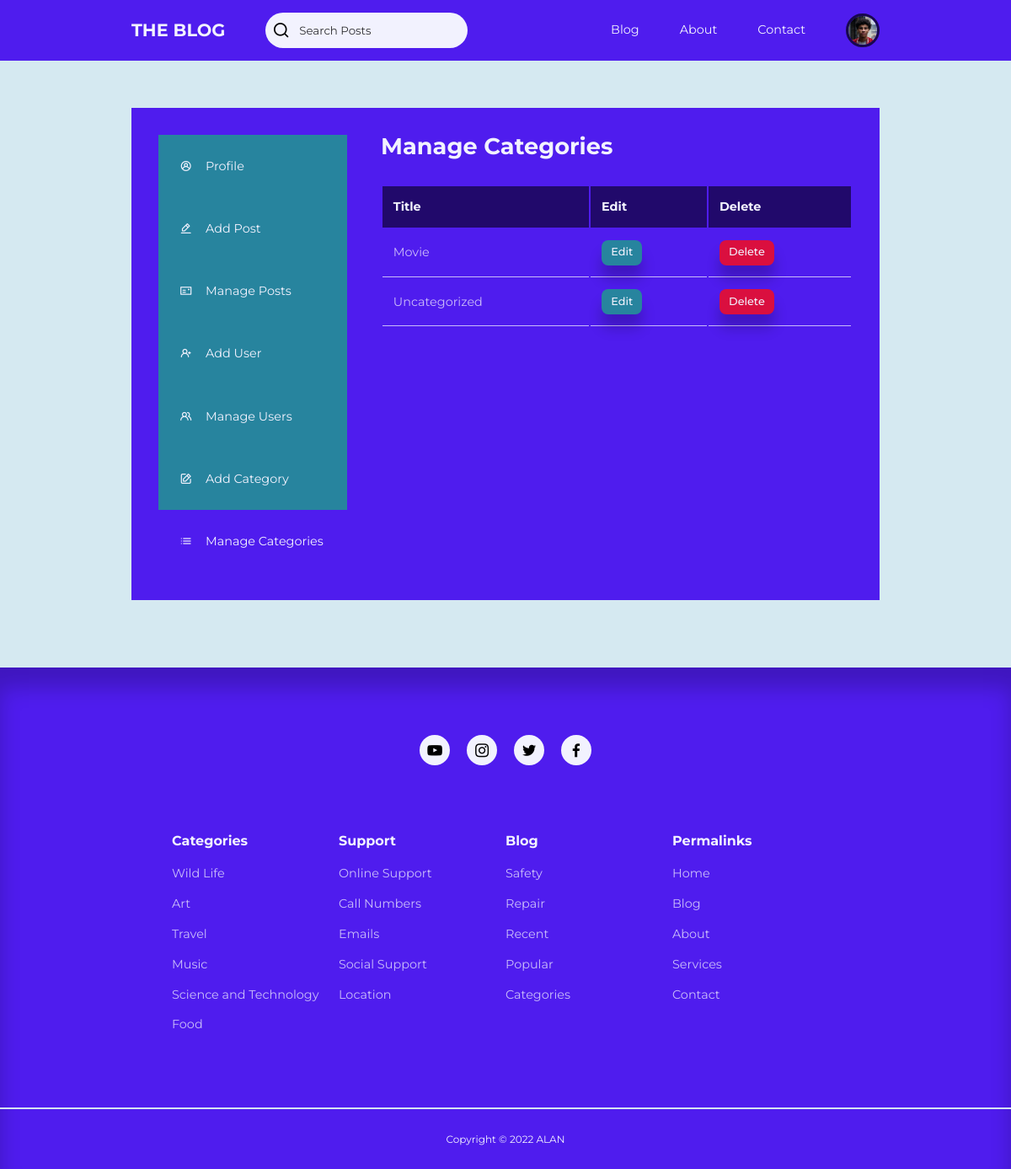
Screenshot of /admin/pages/manage-categories.php (signed in) with the database file from the repository.
### tables this page shows
CREATE TABLE `users` (
  `id` int(11) UNSIGNED NOT NULL,
  `firstname` varchar(50) NOT NULL,
  `lastname` varchar(50) NOT NULL,
  `username` varchar(50) NOT NULL,
  `email` varchar(100) NOT NULL,
  `location` varchar(100) NOT NULL,
  `biography` text NOT NULL,
  `password` varchar(255) NOT NULL,
  `avatar` varchar(255) NOT NULL,
  `is_admin` tinyint(1) NOT NULL
);

CREATE TABLE `categories` (
  `id` int(11) UNSIGNED NOT NULL,
  `title` varchar(50) NOT NULL,
  `description` text NOT NULL
);

### admin/partials/header.php (called while the page is built, shortened)
<?php
require $_SERVER['DOCUMENT_ROOT'] . '/My Blog/partials/header.php';

### admin/pages/manage-categories.php (the view, shortened to what this page needs)
<?php
include $_SERVER['DOCUMENT_ROOT'] . '/My Blog/admin/partials/header.php';
$query = "SELECT * FROM categories ORDER BY title";
$categories = mysqli_query($connection, $query);
$i = 1;
?>
<section class="profile-section">
    <div class="container profile-container">
        <div class="profile-sidebar">
            <a href="<?php echo ROOT_URL ?>admin/index.php"><i class="uil uil-user-circle"></i>
                <h5>Profile</h5>
            </a>
            <a href="<?php echo ROOT_URL ?>admin/pages/add-post.php"><i class="uil uil-edit-alt"></i>
                <h5>Add Post</h5>
            </a>
            <a href="<?php echo ROOT_URL ?>admin/pages/manage-posts.php"><i class="uil uil-postcard"></i>
                <h5>Manage Posts</h5>
            </a>
            <?php if (isset($_SESSION['user-is-admin'])) : ?>
                <a href="<?php echo ROOT_URL ?>admin/pages/add-user.php"><i class="uil uil-user-plus"></i>
                    <h5>Add User</h5>
                </a>
                <a href="<?php echo ROOT_URL ?>admin/pages/manage-users.php"><i class="uil uil-users-alt"></i>
                    <h5>Manage Users</h5>
                </a>
                <a href="<?php echo ROOT_URL ?>admin/pages/add-category.php"><i class="uil uil-edit"></i>
                    <h5>Add Category</h5>
                </a>
                <a href="<?php echo ROOT_URL ?>admin/pages/manage-categories.php" class="profile-sidebar-active"><i class="uil uil-list-ul"></i>
                    <h5>Manage Categories</h5>
                </a>
            <?php endif ?>
        </div>
        <div class="manage-content">
            <h2>Manage Categories</h2>
            <?php if (mysqli_num_rows($categories) > 0) : ?>
                <table>
                    <thead>
                        <tr>
                            <th>Title</th>
                            <th>Edit</th>
                            <th>Delete</th>
                        </tr>
                    </thead>
                    <tbody>
                        <?php while ($category = mysqli_fetch_assoc($categories)) : ?>
                            <tr>
                                <td> <a class="user-page-link" href="<?= ROOT_URL ?>pages/category-posts.php?category=<?= $category["id"] ?>"><?= $category['title'] ?></a></td>
                                <td><a href="<?= ROOT_URL ?>admin/pages/edit-category.php?id=<?= $category['id'] ?>" class="btn sm">Edit</a></td>
                                <td><a onclick="showConfirmMessage(<?= $i ?>)" class="btn sm danger">Delete</a></td>
                            </tr>
                            <?php
                            $i++
                            ?>
                        <?php endwhile ?>
                    </tbody>
                </table>
            <?php else : ?>
                <div class="alert-message error"><?= "No Categories Found" ?></div>
            <?php endif ?>
        </div>
    </div>
</section>
<?php
include $_SERVER['DOCUMENT_ROOT'] . '/My Blog/partials/footer.php';
?>

### partials/header.php (shortened to what this page needs)
<?php
require $_SERVER['DOCUMENT_ROOT'] . '/My Blog/admin/config/database.php';
if (isset($_SESSION['user-id'])) {
    $id = filter_var($_SESSION['user-id'], FILTER_SANITIZE_FULL_SPECIAL_CHARS);
    $query = "SELECT avatar from users WHERE id = '$id'";
    $result = mysqli_query($connection, $query);
    $avatar = mysqli_fetch_assoc($result);
}
?>
<!DOCTYPE html>
<html lang="en">
<head>
    <link rel="stylesheet" href="<?php echo ROOT_URL ?>css/style.css">
    <link rel="stylesheet" href="https://unicons.iconscout.com/release/v4.0.0/css/line.css">
</head>
<body>
    <nav>
        <div class="container nav-container">
            <ul class="nav-items nav-items-left">
                <li><a href="<?php echo ROOT_URL ?>index.php" class="nav-logo">THE BLOG</a></li>
                <li>
                    <div class="nav-search-container">
                        <form class="nav-search" action="<?php echo ROOT_URL ?>pages/search-posts.php" method="GET">
                            <i class="uil uil-search"></i>
                            <input type="search" name="search" placeholder="Search Posts">
                        </form>
                    </div>
                </li>
            </ul>
            <ul class="nav-items nav-items-right">
                <li><a href="<?php echo ROOT_URL ?>pages/blog.php">Blog</a></li>
                <li><a href="<?php echo ROOT_URL ?>pages/about.php">About</a></li>
                <li><a href="<?php echo ROOT_URL ?>pages/contact.php">Contact</a></li>
                <?php if (isset($_SESSION["user-id"])) : ?>
                    <li class="nav-profile">
                        <div class="avatar">
                            <img src="<?php echo ROOT_URL . 'img/' . $avatar["avatar"] ?>">
                        </div>
                    </li>
                <?php else : ?>
                    <li><a href="<?php echo ROOT_URL ?>pages/signin.php">Sign In</a></li>
                    <li><a class="sign-up" href="<?php echo ROOT_URL ?>pages/signup.php">Sign Up</a> </li>
                <?php endif ?>
            </ul>
        </div>
    </nav>

### css/style.css (style rules this page uses)
:root { --color-primary: #4F1CEE; --color-primary-variant: #6C63FF; --color-primary-light: #6E45ED; --color-primary-dark: rgb(24, 8, 77); --color-primary-dark-variant: rgb(33, 9, 107); --color-variant: rgba(39, 132, 158, 1); --color-white: #f2f2fe; --color-red: #da0f3f; --color-red-light: hsl(346, 87%, 46%, 15%); --color-green: #00c476; --color-green-light: hsl(156, 100%, 38%, 15%); --color-black: #000000; --color-bg: #D5E9F1; --color-white-gray: rgba(255, 255, 255, 0.7); --color-black-gray: rgba(0, 0, 0, 0.8); --transition: all 300ms ease; --transition-slow: all 1s ease; --container-width-lg: 74%; --container-width-md: 88%; --container-width-sm: 66%; --form-width: 40%; --card-border-radius-1: 0.3rem; --card-border-radius-2: 0.5rem; --card-border-radius-3: 0.8rem; --card-border-radius-4: 2rem; --card-border-radius-5: 5rem; --card-border-radius-all: 100%; }
* { margin: 0; padding: 0; outline: 0; border: 0; appearance: 0; list-style: none; text-decoration: none; box-sizing: border-box; font-family: 'Montserrat', sans-serif; }
body { line-height: 1.6; color: var(--color-black-gray); overflow-x: hidden; background: var(--color-bg); font-size: 0.9rem; }
.container { width: var(--container-width-sm); max-width: 1800px; margin-inline: auto; }
section { margin-top: 3rem; width: 100vw; }
h1, h2, h3, h4, h5, h6 { color: var(--color-black); line-height: 1.3; }
h2 { font-size: 1.7rem; margin: 1rem 0; }
a { color: var(--color-white); transition: var(--transition); }
img { display: block; width: 100%; object-fit: cover; }
nav { background-color: var(--color-primary); width: 100vw; height: 4.5rem; position: fixed; top: 0; z-index: 10; display: flex; justify-content: center; align-items: center; }
.nav-container { height: 100%; display: flex; align-items: center; justify-content: space-between; width: var(--container-width-lg); }
.nav-logo { font-weight: bold; font-size: 1.3rem; }
.nav-search-container { position: relative; width: 15rem; background: var(--color-white); display: flex; flex-direction: row; align-items: center; justify-content: space-between; overflow: hidden; padding: 0.3rem 0.5rem; border-radius: var(--card-border-radius-5); color: var(--color-black); }
.nav-search { width: 100%; display: flex; align-items: center; }
.nav-search i { font-size: 1.3rem; }
.nav-search input { background: transparent; margin-left: 0.7rem; padding: 0.5rem 0; width: 100%; }
.nav-search input::placeholder { color: var(--color-black-gray); font-family: 'Montserrat', sans-serif; }
.avatar { width: 2.5rem; height: 2.5rem; border-radius: 50%; overflow: hidden; border: 0.2rem solid var(--color-primary-dark); }
.nav-items { display: flex; align-items: center; gap: 3rem; }
.nav-profile { position: relative; cursor: pointer; }
.btn { display: inline-block; width: fit-content; padding: 0.6rem 1.2rem; background-color: var(--color-variant); border-radius: var(--card-border-radius-2); cursor: pointer; transition: var(--transition); color: var(--color-white); box-shadow: 0 1rem 1rem rgba(0, 0, 0, 0.2); font-weight: 500; }
.btn.sm { padding: 0.3rem 0.7rem; font-size: 0.8rem; }
.btn.danger { background: var(--color-red); }
.profile-section { margin-top: 8rem; }
.profile-container { width: var(--container-width-lg); display: grid; grid-template-columns: 14rem auto; gap: 1rem; background-color: var(--color-primary); padding: 2rem; margin-bottom: 5rem; }
.profile-sidebar a { background: var(--color-variant); display: flex; gap: 1rem; align-items: center; padding: 1.6rem; }
.profile-sidebar a h5 { font-size: 0.9rem; color: var(--color-white); font-weight: normal; }
.profile-sidebar-active { background: var(--color-primary) !important; }
.manage-content { margin-left: 1.5rem; }
.manage-content h2 { margin: 0 0 2rem 0; line-height: 1; color: var(--color-white); }
.manage-content table { width: 100%; text-align: left; }
.manage-content table th { background: var(--color-primary-dark-variant); padding: 0.8rem; color: var(--color-white); }
.manage-content table td { padding: 0.8rem; border-bottom: 1px solid var(--color-white-gray); color: var(--color-white-gray); }
.manage-content table td .user-page-link { color: var(--color-white-gray); }

### rows the page displays
users: avatar (picture)
categories: title "Movie"
categories: title "Uncategorized"
